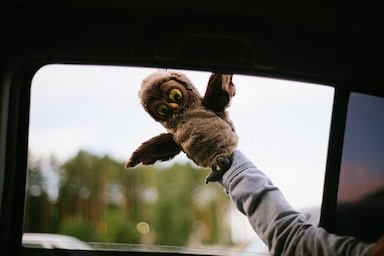
#> input picture pillow tasks/Рианна.jpg, 384 x 256 px
$ python mirror.py
#> lines starting #> are read from the running program, lines starting #| are printed output that depends on the picture
from PIL import Image


im = Image.open("Рианна.jpg")
#> im is the input picture: PIL image 384x256 RGB; mean R, G, B 96.1, 94.6, 86.8


def mirror(im):
    pixels = im.load()
    x, y = im.size
#> x = 384; y = 256
    mirrored = Image.new('RGB', (x, y), (0, 0, 0))
#> mirrored: PIL image 384x256 RGB; every value is 0
    for i in range(x):
        for j in range(y):
            mirrored.putpixel((i, j), pixels[x - i - 1, j])
            mirrored.putpixel((x - i - 1, j), pixels[i, j])
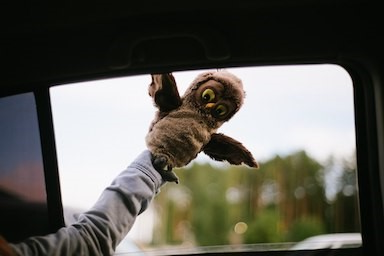
#> mirrored: PIL image 384x256 RGB; mean R, G, B 96.1, 94.6, 86.8
    mirrored.save('mirror.jpg')


mirror(im)
